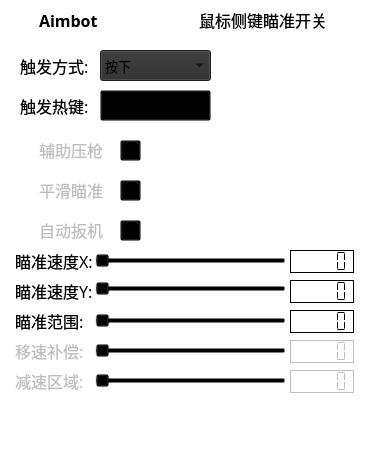
    <widget class="QFrame" name="basicSettingsFrame">
     <property name="geometry">
      <rect>
       <x>450</x>
       <y>0</y>
       <width>371</width>
       <height>461</height>
      </rect>
     </property>
     <property name="styleSheet">
      <string notr="true">background-color: rgba(0, 0, 0, 0);</string>
     </property>
     <property name="frameShape">
      <enum>QFrame::Shape::Box</enum>
     </property>
     <property name="frameShadow">
      <enum>QFrame::Shadow::Raised</enum>
     </property>
     <property name="lineWidth">
      <number>0</number>
     </property>
     <widget class="QComboBox" name="triggerMethodComboBox">
      <property name="geometry">
       <rect>
        <x>100</x>
        <y>50</y>
        <width>111</width>
        <height>31</height>
       </rect>
      </property>
      <property name="font">
       <font>
        <family>Microsoft YaHei</family>
        <pointsize>10</pointsize>
        <bold>false</bold>
       </font>
      </property>
      <property name="styleSheet">
       <string notr="true">background-color: rgb(44, 44, 44);</string>
      </property>
      <item>
       <property name="text">
        <string>按下</string>
       </property>
      </item>
      <item>
       <property name="text">
        <string>切换</string>
       </property>
      </item>
      <item>
       <property name="text">
        <string>shift+按下</string>
       </property>
      </item>
     </widget>
     <widget class="QCheckBox" name="aimBotCheckBox">
      <property name="geometry">
       <rect>
        <x>20</x>
        <y>10</y>
        <width>101</width>
        <height>21</height>
       </rect>
      </property>
      <property name="font">
       <font>
        <family>Arial Rounded MT</family>
        <pointsize>12</pointsize>
        <bold>true</bold>
       </font>
      </property>
      <property name="whatsThis">
       <string>自瞄开关</string>
      </property>
      <property name="text">
       <string>Aimbot</string>
      </property>
      <property name="iconSize">
       <size>
        <width>24</width>
        <height>24</height>
       </size>
      </property>
      <property name="autoRepeatDelay">
       <number>310</number>
      </property>
     </widget>
     <widget class="QLabel" name="triggerMethodLabel">
      <property name="geometry">
       <rect>
        <x>20</x>
        <y>50</y>
        <width>91</width>
        <height>31</height>
       </rect>
      </property>
      <property name="font">
       <font>
        <family>Microsoft YaHei</family>
        <pointsize>12</pointsize>
       </font>
      </property>
      <property name="styleSheet">
       <string notr="true">background-color: rgba(0, 0, 0, 0);</string>
      </property>
      <property name="text">
       <string>触发方式:</string>
      </property>
      <property name="alignment">
       <set>Qt::AlignmentFlag::AlignLeading|Qt::AlignmentFlag::AlignLeft|Qt::AlignmentFlag::AlignVCenter</set>
      </property>
     </widget>
     <widget class="QCheckBox" name="sideButtonCheckBox">
      <property name="geometry">
       <rect>
        <x>180</x>
        <y>10</y>
        <width>171</width>
        <height>20</height>
       </rect>
      </property>
      <property name="font">
       <font>
        <family>Microsoft YaHei</family>
        <pointsize>12</pointsize>
       </font>
      </property>
      <property name="text">
       <string>鼠标侧键瞄准开关</string>
      </property>
     </widget>
     <widget class="QLabel" name="triggerHotkeyLabel">
      <property name="geometry">
       <rect>
        <x>20</x>
        <y>90</y>
        <width>200</width>
        <height>31</height>
       </rect>
      </property>
      <property name="font">
       <font>
        <family>Microsoft YaHei</family>
        <pointsize>12</pointsize>
       </font>
      </property>
      <property name="styleSheet">
       <string notr="true">background-color: rgba(0, 0, 0, 0);</string>
      </property>
      <property name="text">
       <string>触发热键:</string>
      </property>
      <property name="alignment">
       <set>Qt::AlignmentFlag::AlignLeading|Qt::AlignmentFlag::AlignLeft|Qt::AlignmentFlag::AlignVCenter</set>
      </property>
     </widget>
     <widget class="QPushButton" name="HotkeyPushButton">
      <property name="geometry">
       <rect>
        <x>100</x>
        <y>90</y>
        <width>111</width>
        <height>31</height>
       </rect>
      </property>
      <property name="font">
       <font>
        <family>Microsoft YaHei</family>
        <pointsize>10</pointsize>
        <bold>false</bold>
       </font>
      </property>
      <property name="text">
       <string>HotKeyName</string>
      </property>
     </widget>
     <widget class="QCheckBox" name="auxiliaryPressureGunCheckBox">
      <property name="enabled">
       <bool>false</bool>
      </property>
      <property name="geometry">
       <rect>
        <x>20</x>
        <y>140</y>
        <width>91</width>
        <height>20</height>
       </rect>
      </property>
      <property name="font">
       <font>
        <family>Microsoft YaHei</family>
        <pointsize>12</pointsize>
       </font>
      </property>
      <property name="text">
       <string>辅助压枪</string>
      </property>
     </widget>
     <widget class="QCheckBox" name="smoothAimingCheckBox">
      <property name="enabled">
       <bool>false</bool>
      </property>
      <property name="geometry">
       <rect>
        <x>20</x>
        <y>180</y>
        <width>91</width>
        <height>20</height>
       </rect>
      </property>
      <property name="font">
       <font>
        <family>Microsoft YaHei</family>
        <pointsize>12</pointsize>
       </font>
      </property>
      <property name="text">
       <string>平滑瞄准</string>
      </property>
     </widget>
     <widget class="QToolButton" name="auxiliaryPressureGunToolButton">
      <property name="geometry">
       <rect>
        <x>120</x>
        <y>140</y>
        <width>21</width>
        <height>21</height>
       </rect>
      </property>
      <property name="text">
       <string>...</string>
      </property>
     </widget>
     <widget class="QToolButton" name="smoothAimingToolButton">
      <property name="geometry">
       <rect>
        <x>120</x>
        <y>180</y>
        <width>21</width>
        <height>21</height>
       </rect>
      </property>
      <property name="text">
       <string>...</string>
      </property>
     </widget>
     <widget class="QToolButton" name="automaticTriggerToolButton">
      <property name="geometry">
       <rect>
        <x>120</x>
        <y>220</y>
        <width>21</width>
        <height>21</height>
       </rect>
      </property>
      <property name="text">
       <string>...</string>
      </property>
     </widget>
     <widget class="QCheckBox" name="automaticTriggerCheckBox">
      <property name="enabled">
       <bool>false</bool>
      </property>
      <property name="geometry">
       <rect>
        <x>20</x>
        <y>220</y>
        <width>91</width>
        <height>20</height>
       </rect>
      </property>
      <property name="font">
       <font>
        <family>Microsoft YaHei</family>
        <pointsize>12</pointsize>
       </font>
      </property>
      <property name="text">
       <string>自动扳机</string>
      </property>
     </widget>
     <widget class="QLabel" name="lockSpeedXLabel">
      <property name="geometry">
       <rect>
        <x>15</x>
        <y>245</y>
        <width>81</width>
        <height>31</height>
       </rect>
      </property>
      <property name="font">
       <font>
        <family>Microsoft YaHei</family>
        <pointsize>12</pointsize>
       </font>
      </property>
      <property name="styleSheet">
       <string notr="true">background-color: rgba(0, 0, 0, 0);</string>
      </property>
      <property name="text">
       <string>瞄准速度X:</string>
      </property>
      <property name="alignment">
       <set>Qt::AlignmentFlag::AlignLeading|Qt::AlignmentFlag::AlignLeft|Qt::AlignmentFlag::AlignVCenter</set>
      </property>
     </widget>
     <widget class="QLabel" name="aimingRangeLabel">
      <property name="geometry">
       <rect>
        <x>15</x>
        <y>305</y>
        <width>71</width>
        <height>31</height>
       </rect>
      </property>
      <property name="font">
       <font>
        <family>Microsoft YaHei</family>
        <pointsize>12</pointsize>
       </font>
      </property>
      <property name="styleSheet">
       <string notr="true">background-color: rgba(0, 0, 0, 0);</string>
      </property>
      <property name="text">
       <string>瞄准范围:</string>
      </property>
      <property name="alignment">
       <set>Qt::AlignmentFlag::AlignLeading|Qt::AlignmentFlag::AlignLeft|Qt::AlignmentFlag::AlignVCenter</set>
      </property>
     </widget>
     <widget class="QSlider" name="lockSpeedXHorizontalSlider">
      <property name="geometry">
       <rect>
        <x>95</x>
        <y>252</y>
        <width>191</width>
        <height>18</height>
       </rect>
      </property>
      <property name="orientation">
       <enum>Qt::Orientation::Horizontal</enum>
      </property>
     </widget>
     <widget class="QSlider" name="aimRangeHorizontalSlider">
      <property name="geometry">
       <rect>
        <x>95</x>
        <y>312</y>
        <width>191</width>
        <height>18</height>
       </rect>
      </property>
      <property name="orientation">
       <enum>Qt::Orientation::Horizontal</enum>
      </property>
     </widget>
     <widget class="QLCDNumber" name="lockSpeedXLcdNumber">
      <property name="geometry">
       <rect>
        <x>290</x>
        <y>250</y>
        <width>64</width>
        <height>23</height>
       </rect>
      </property>
      <property name="frameShape">
       <enum>QFrame::Shape::Box</enum>
      </property>
      <property name="frameShadow">
       <enum>QFrame::Shadow::Plain</enum>
      </property>
      <property name="segmentStyle">
       <enum>QLCDNumber::SegmentStyle::Flat</enum>
      </property>
     </widget>
     <widget class="QLCDNumber" name="aimRangeLcdNumber">
      <property name="geometry">
       <rect>
        <x>290</x>
        <y>310</y>
        <width>64</width>
        <height>23</height>
       </rect>
      </property>
      <property name="frameShape">
       <enum>QFrame::Shape::Box</enum>
      </property>
      <property name="frameShadow">
       <enum>QFrame::Shadow::Plain</enum>
      </property>
      <property name="segmentStyle">
       <enum>QLCDNumber::SegmentStyle::Flat</enum>
      </property>
     </widget>
     <widget class="QSlider" name="aimRangeHorizontalSlider_2">
      <property name="enabled">
       <bool>false</bool>
      </property>
      <property name="geometry">
       <rect>
        <x>95</x>
        <y>342</y>
        <width>191</width>
        <height>18</height>
       </rect>
      </property>
      <property name="orientation">
       <enum>Qt::Orientation::Horizontal</enum>
      </property>
     </widget>
     <widget class="QLCDNumber" name="aimRangeLcdNumber_2">
      <property name="enabled">
       <bool>false</bool>
      </property>
      <property name="geometry">
       <rect>
        <x>290</x>
        <y>340</y>
        <width>64</width>
        <height>23</height>
       </rect>
      </property>
      <property name="frameShape">
       <enum>QFrame::Shape::Box</enum>
      </property>
      <property name="frameShadow">
       <enum>QFrame::Shadow::Plain</enum>
      </property>
      <property name="segmentStyle">
       <enum>QLCDNumber::SegmentStyle::Flat</enum>
      </property>
     </widget>
     <widget class="QLabel" name="aimingRangeLabel_2">
      <property name="enabled">
       <bool>false</bool>
      </property>
      <property name="geometry">
       <rect>
        <x>15</x>
        <y>335</y>
        <width>71</width>
        <height>31</height>
       </rect>
      </property>
      <property name="font">
       <font>
        <family>Microsoft YaHei</family>
        <pointsize>12</pointsize>
       </font>
      </property>
      <property name="styleSheet">
       <string notr="true">background-color: rgba(0, 0, 0, 0);</string>
      </property>
      <property name="text">
       <string>移速补偿:</string>
      </property>
      <property name="alignment">
       <set>Qt::AlignmentFlag::AlignLeading|Qt::AlignmentFlag::AlignLeft|Qt::AlignmentFlag::AlignVCenter</set>
      </property>
     </widget>
     <widget class="QLCDNumber" name="aimRangeLcdNumber_3">
      <property name="enabled">
       <bool>false</bool>
      </property>
      <property name="geometry">
       <rect>
        <x>290</x>
        <y>370</y>
        <width>64</width>
        <height>23</height>
       </rect>
      </property>
      <property name="frameShape">
       <enum>QFrame::Shape::Box</enum>
      </property>
      <property name="frameShadow">
       <enum>QFrame::Shadow::Plain</enum>
      </property>
      <property name="segmentStyle">
       <enum>QLCDNumber::SegmentStyle::Flat</enum>
      </property>
     </widget>
     <widget class="QSlider" name="aimRangeHorizontalSlider_3">
      <property name="enabled">
       <bool>false</bool>
      </property>
      <property name="geometry">
       <rect>
        <x>95</x>
        <y>372</y>
        <width>191</width>
        <height>18</height>
       </rect>
      </property>
      <property name="orientation">
       <enum>Qt::Orientation::Horizontal</enum>
      </property>
     </widget>
     <widget class="QLabel" name="aimingRangeLabel_5">
      <property name="enabled">
       <bool>false</bool>
      </property>
      <property name="geometry">
       <rect>
        <x>15</x>
        <y>365</y>
        <width>71</width>
        <height>31</height>
       </rect>
      </property>
      <property name="font">
       <font>
        <family>Microsoft YaHei</family>
        <pointsize>12</pointsize>
       </font>
      </property>
      <property name="styleSheet">
       <string notr="true">background-color: rgba(0, 0, 0, 0);</string>
      </property>
      <property name="text">
       <string>减速区域:</string>
      </property>
      <property name="alignment">
       <set>Qt::AlignmentFlag::AlignLeading|Qt::AlignmentFlag::AlignLeft|Qt::AlignmentFlag::AlignVCenter</set>
      </property>
     </widget>
     <widget class="QSlider" name="lockSpeedYHorizontalSlider">
      <property name="geometry">
       <rect>
        <x>95</x>
        <y>280</y>
        <width>191</width>
        <height>18</height>
       </rect>
      </property>
      <property name="orientation">
       <enum>Qt::Orientation::Horizontal</enum>
      </property>
     </widget>
     <widget class="QLCDNumber" name="lockSpeedYLcdNumber">
      <property name="geometry">
       <rect>
        <x>290</x>
        <y>280</y>
        <width>64</width>
        <height>23</height>
       </rect>
      </property>
      <property name="frameShape">
       <enum>QFrame::Shape::Box</enum>
      </property>
      <property name="frameShadow">
       <enum>QFrame::Shadow::Plain</enum>
      </property>
      <property name="segmentStyle">
       <enum>QLCDNumber::SegmentStyle::Flat</enum>
      </property>
     </widget>
     <widget class="QLabel" name="lockSpeedYLabel">
      <property name="geometry">
       <rect>
        <x>15</x>
        <y>275</y>
        <width>81</width>
        <height>31</height>
       </rect>
      </property>
      <property name="font">
       <font>
        <family>Microsoft YaHei</family>
        <pointsize>12</pointsize>
       </font>
      </property>
      <property name="styleSheet">
       <string notr="true">background-color: rgba(0, 0, 0, 0);</string>
      </property>
      <property name="text">
       <string>瞄准速度Y:</string>
      </property>
      <property name="alignment">
       <set>Qt::AlignmentFlag::AlignLeading|Qt::AlignmentFlag::AlignLeft|Qt::AlignmentFlag::AlignVCenter</set>
      </property>
     </widget>
    </widget>
